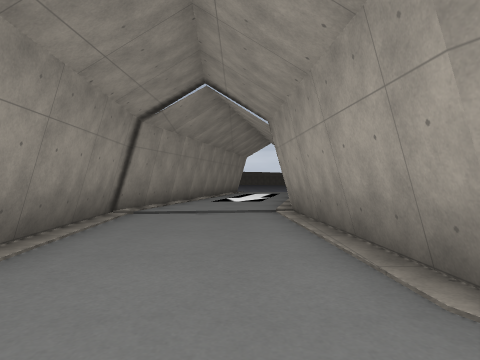
[1] (above)

18 first-person views from a walk through a Godot game level. The camera is 1.3 m above the floor, looks level and sees 75° across. The floor is counted in squares, 2 m on a side. Each view is taken from the middle of a square. On the plan, view 1 faces up. The plan holds only what a view shows up to about 10 squares ahead; the rest is blank. The place goes on beyond the plan. Some surface patterns are stand-ins.

[2]
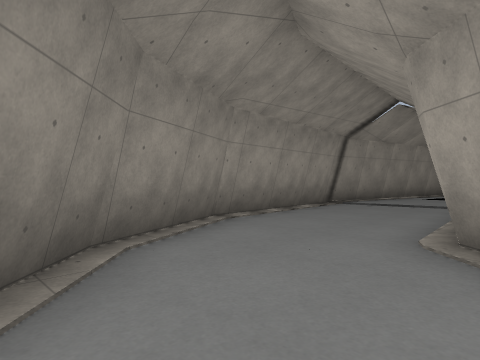

[3]
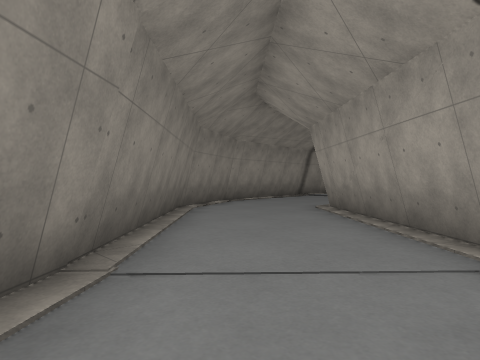

[4]
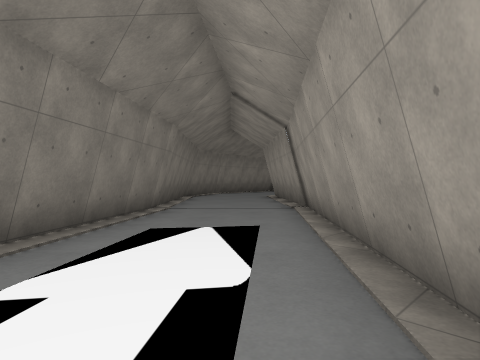

[5]
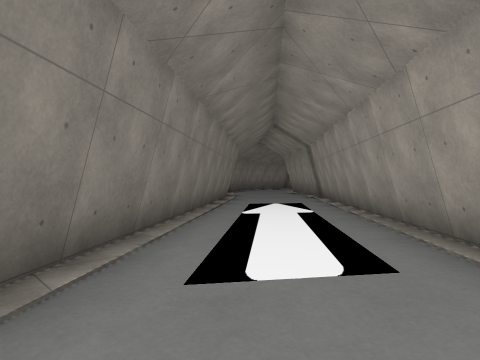

[6]
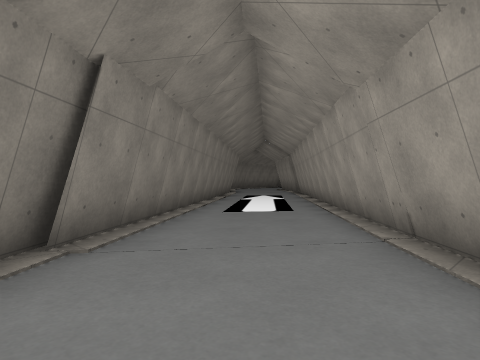

[7]
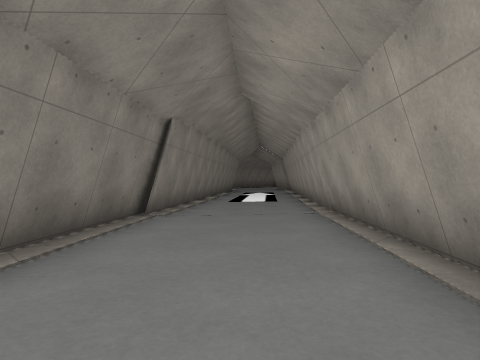

[8]
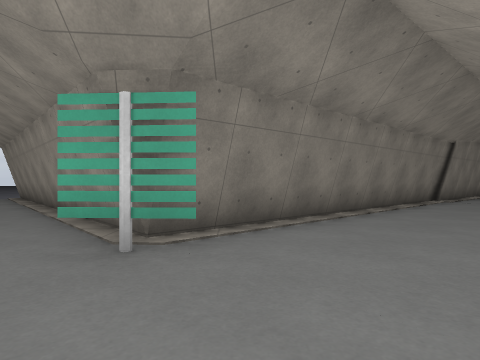

[9]
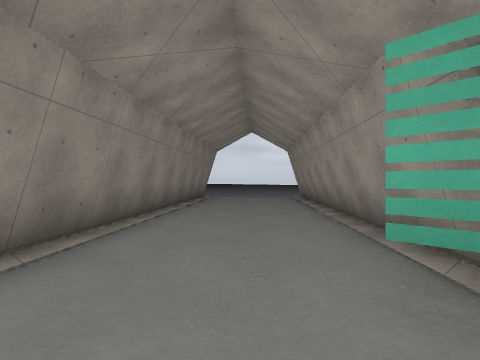

[10]
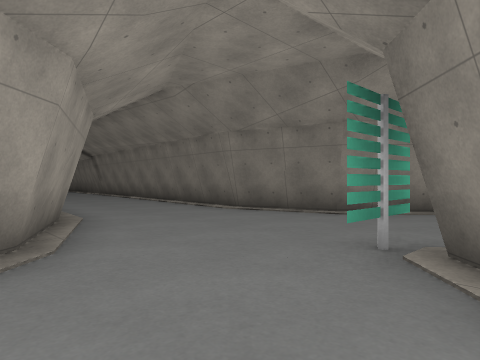

[11]
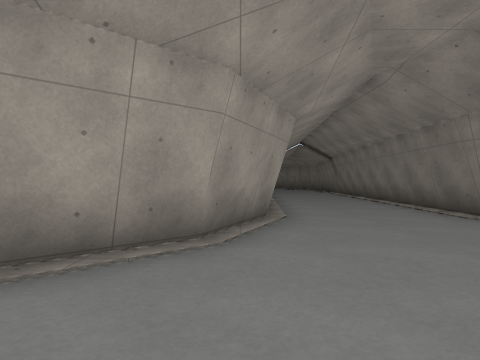

[12]
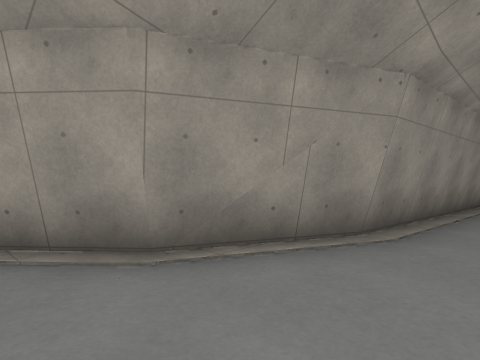

[13]
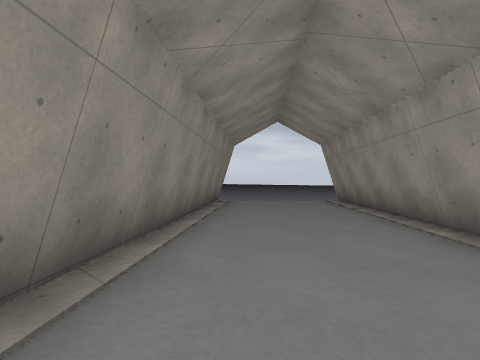

[14]
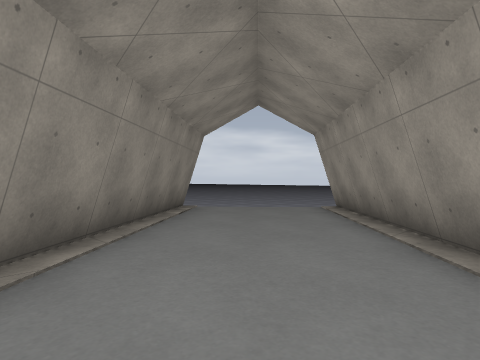

[15]
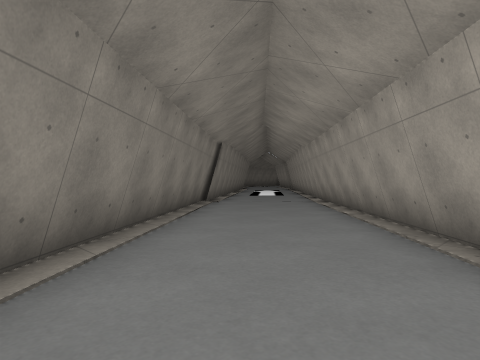

[16]
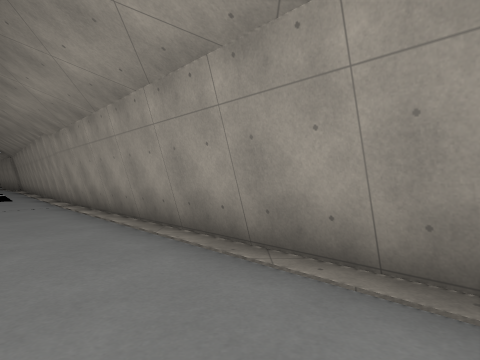

[17]
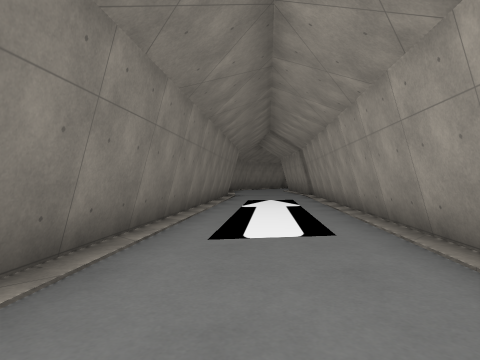

[18]
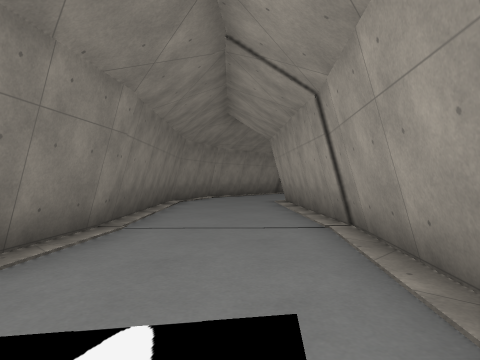

### Floor plan
Points are (right, up) in squares from view 1. A wall is a line through its corners. A room is listed if a view was taken in it or the views show most of it. See-through windows are left out.
Room 1 (views 1, 2)
walls: (5, -2) (1.3, 1.4); (2.6, -4.2) (3.6, -5.4); (6.3, -3.6) (4.5, -1.5); (-1.3, -0.1) (-0.9, -1) (2.6, -4.3)
ways out: opening at (5, -5) to room 2; opening at (0, 0) to room 4
Room 2 (views 3, 4, 18)
walls: (11.2, -9.6) (6.3, -3.6); (3.6, -5.4) (8.5, -11.3)
ways out: opening at (5, -5) to room 1; opening at (10, -11) to room 3
Room 3 (views 5, 6, 7, 8, 9, 10, 11, 12, 13, 14, 15, 16, 17)
walls: (19.3, -18.7) (12.6, -11.2); (18.9, -23.8) (21.3, -23.1); (20, -23.3) (21.1, -23) (26, -23.3); (13.4, -28.6) (19, -23.6); (12.8, -11.5) (11.2, -9.6); (26.6, -19.9) (21.5, -19.5) (19.2, -18.5); (8.5, -11.3) (16.6, -21.1) (9.2, -27.7)
ways out: opening at (10, -11) to room 2; gap at (9, -28)
objects: sign (17, -21)
Room 4 (no view inside)
walls: (-2.4, 6.3) (-2.1, 1.6) (-1.3, -0.1); (-1.6, 8.9) (-2.3, 5.9); (1.3, 1.4) (1, 6.4)
ways out: opening at (0, 0) to room 1; opening at (0, 9)

Positions as (right, up) in squares from view 1, and headings:
1: (0, 0), facing up
2: (2, -2), facing up-left
3: (5, -5), facing up-left
4: (9, -8), facing up-left
5: (11, -12), facing up-left
6: (14, -15), facing up-left
7: (16, -17), facing up-left
8: (20, -20), facing left
9: (19, -21), facing down-left
10: (16, -18), facing down-right
11: (16, -19), facing right
12: (18, -21), facing up-right
13: (18, -23), facing down-left
14: (16, -24), facing down-left
15: (18, -20), facing up-left
16: (17, -19), facing up
17: (12, -13), facing up-left
18: (7, -6), facing up-left
